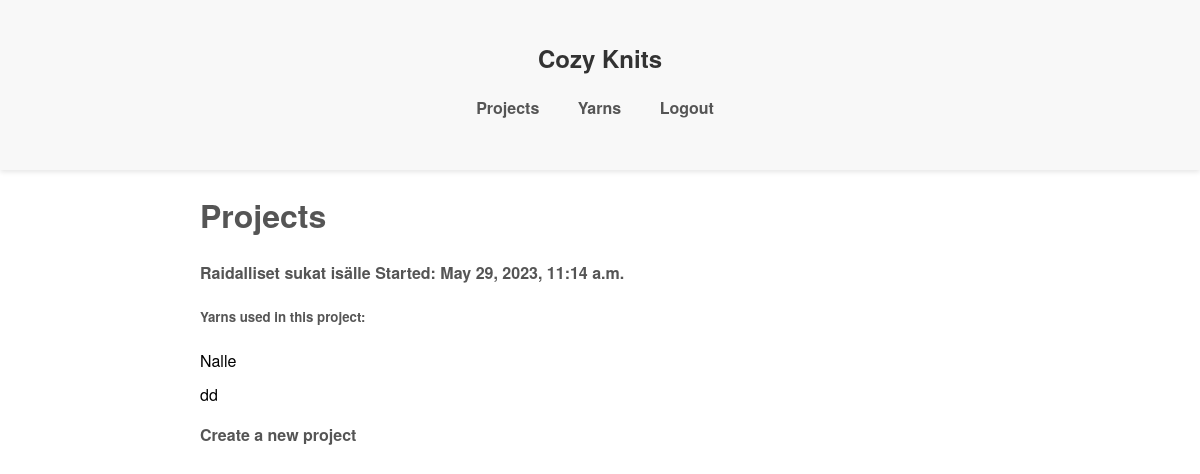
The app's page / (signed in) with its own data.
### knitpro/models.py (models this page shows, shortened)
class Project(models.Model):
    name = models.CharField(max_length=255)
    project_type = models.CharField(max_length=150)
    instructions = models.TextField(null = True, blank = True)
    start_time = models.DateTimeField(auto_now_add = True)
    end_time = models.DateTimeField( null = True, blank = True)
    user = models.ForeignKey(User, on_delete=models.CASCADE, null=True)
    def __str__(self):
        return self.name

class Yarn(models.Model):
    user = models.ForeignKey(User, on_delete=models.CASCADE, null=True)
    name = models.CharField(max_length=255,blank=True)
    brand = models.CharField(max_length=155, blank=True)
    weight = models.CharField(max_length=20, blank=True)
    length = models.DecimalField(max_digits=5, decimal_places=2, blank=True, null = True)
    project = models.ForeignKey(Project, on_delete=models.CASCADE, null= True, blank=True)

### knitpro/views.py (the view)
# urls.py: path('', ProjectListView.as_view()),
class ProjectListView(LoginRequiredMixin,ListView):
    model = Project
    context_object_name = 'projects'
    def get_queryset(self):
        return super().get_queryset().filter(user=self.request.user)

### knitpro/templates/knitpro/project_list.html (shortened to what this page needs)
{% extends "knitpro/base.html" %}
{% block "content" %}
    <h1>Projects</h1>
    <ul>
        {% for project in projects %}
        <li>
            <a href="/project/{{ project.pk }}">{{ project }}
            Started: {{ project.start_time }}</a>
            <ul>
           <h5> Yarns used in this project:</h5>
                {% for yarn in project.yarn_set.all %}
                <li>{{ yarn.name }}</li>
                {% endfor %}
            </ul>
        </li>
        {% empty %}
        <li>No projects yet.</li>
        {% endfor %}
    </ul>
    <a href="/project/new">Create a new project</a>
{% endblock "content" %}

### knitpro/templates/knitpro/base.html (style rules this page uses)
body { font-family: "Helvetica Neue", Arial, sans-serif; margin: 0; padding: 0; line-height: 1.5; }

### knitpro/templates/knitpro/project_list.html (style rules this page uses)
h1,h5 { color: #555; font-family: "Helvetica Neue", Arial, sans-serif; }
ul { list-style-type: none; padding: 0; }
li { margin-bottom: 10px; }
a { color: #555; text-decoration: none; font-weight: bold; transition: color 0.3s ease; }

### records on screen
Project: name "Raidalliset sukat isälle", start_time "May 29, 2023, 11:14 a.m."
Yarn: name "Nalle"
Yarn: name "dd"
